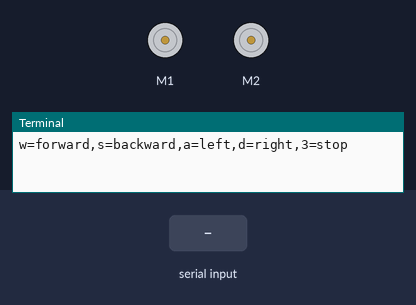
The program below on a simulated Raspberry Pi (BCM pin numbers) with an Explorer HAT. Parts: 2 × DC motor (green arrow = forward, orange = backward, longer = faster), the last lines printed to the terminal. The test bench sets the inputs (shaded band). Motors are numbered in the order the program creates them (left before right in a Robot).

Above: at 1.2 s.
1.3 s: "w" typed at the terminal, then Enter
At 2.3 s:
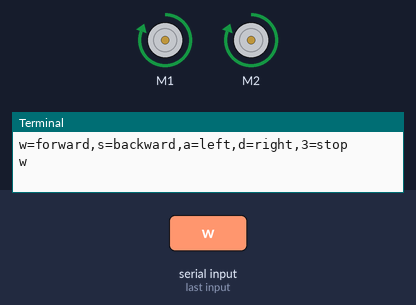
2.8 s: "s" typed at the terminal, then Enter
At 3.4 s:
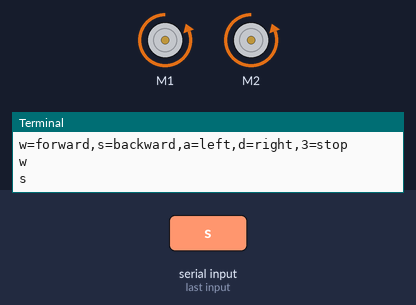
4.3 s: "a" typed at the terminal, then Enter
At 4.6 s:
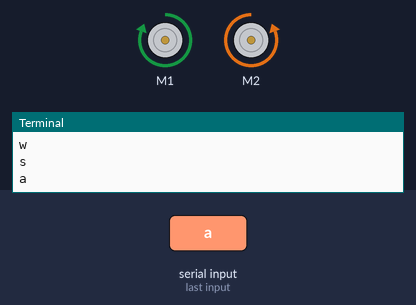
5.8 s: "d" typed at the terminal, then Enter
At 6.9 s:
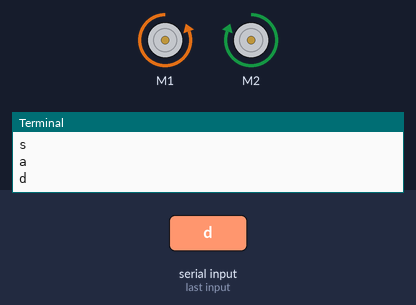
7.3 s: "3" typed at the terminal, then Enter
At 8.0 s:
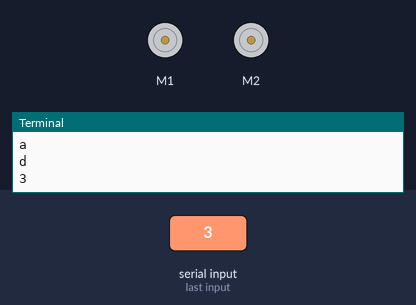
Timing chart, 0 to 9.8 s (numbered marks = the images above; inputs shaded):
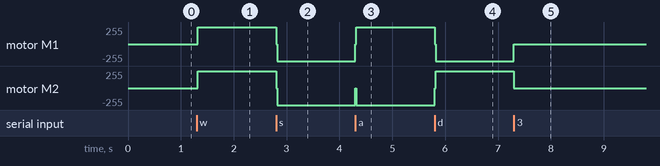

The program:

main.py
```python
import explorerhat
import time
print("w=forward,s=backward,a=left,d=right,3=stop")
def forward():
    explorerhat.motor.stop()
    explorerhat.motor.forwards()
def backward():
    explorerhat.motor.stop()
    explorerhat.motor.backwards()
def Fone():
    explorerhat.motor.stop()
    explorerhat.motor.one.forwards()
    explorerhat.motor.two.backwards()
def Ftwo():
    explorerhat.motor.stop()
    explorerhat.motor.two.forwards()
    explorerhat.motor.one.backwards()
def stop():
    explorerhat.motor.stop()

while True:
    x = input("")
    if x == "w":
        forward()
    elif x == "s":
        backward()
    elif x == "a":
        Fone()
    elif x == "d":
        Ftwo()
    elif x == "3":
        stop()
    else:
        break
```

Measured:
- after the input at 1.3 s, motor M1, motor M2: stopped → forward 255/255 at once
- after the input at 2.8 s, motor M1, motor M2: forward 255/255 → backward 255/255 at once
- after the input at 4.3 s, motor M1: backward 255/255 → forward 255/255 at once; motor M2: backward 255/255 → stopped at once, → backward 255/255 0.02 s later
- after the input at 5.8 s, motor M1: forward 255/255 → backward 255/255 at once; motor M2: backward 255/255 → forward 255/255 at once
- after the input at 7.3 s, motor M1: backward 255/255 → stopped at once; motor M2: forward 255/255 → stopped at once
